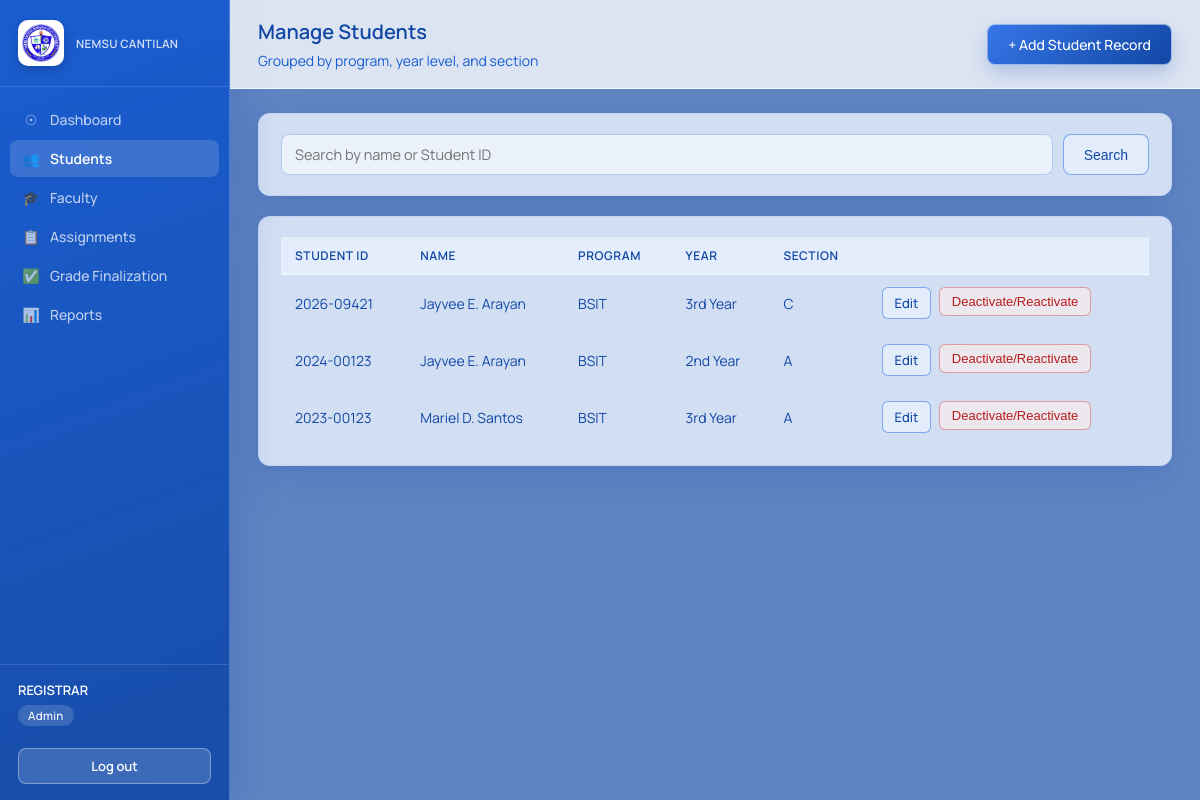
/admin/students (signed in), run on the app's committed database.
### tables this page shows
CREATE TABLE students (
    user_id INTEGER PRIMARY KEY REFERENCES users(id) ON DELETE CASCADE,
    student_id TEXT UNIQUE NOT NULL,
    full_name TEXT NOT NULL,
    program TEXT NOT NULL,
    year_level TEXT NOT NULL,
    section TEXT NOT NULL
, profile_image TEXT);

### routes/admin.py (the view)
@bp.route("/students")
@role_required("admin")
def students():
    conn = get_db()
    q = request.args.get("q", "").strip()
    if q:
        rows = conn.execute(
            """SELECT * FROM students WHERE student_id LIKE ? OR full_name LIKE ?
               ORDER BY full_name""",
            (f"%{q}%", f"%{q}%"),
        ).fetchall()
    else:
        rows = conn.execute("SELECT * FROM students ORDER BY full_name").fetchall()
    conn.close()
    return render_template("admin/students.html", rows=rows, q=q)

### app.py (called while the page is built)
def create_app():
    app = Flask(__name__)
    app.secret_key = "ogvs-dev-secret-key-change-me"  # TODO: move to env var in production
    app.register_blueprint(auth_bp)
    app.register_blueprint(student_bp)
    app.register_blueprint(faculty_bp)
    app.register_blueprint(admin_bp)
    @app.context_processor
    def inject_globals():
        from flask import session
        return {"current_role": session.get("role"), "current_username": session.get("username")}
    @app.errorhandler(403)
    def forbidden(e):
        return "403 — You don't have access to this page.", 403
    @app.errorhandler(404)
    def not_found(e):
        return "404 — Page not found.", 404
    return app

### database.py (called while the page is built)
def get_db():
    DB_PATH.parent.mkdir(exist_ok=True)
    conn = sqlite3.connect(DB_PATH)
    conn.row_factory = sqlite3.Row
    conn.execute("PRAGMA foreign_keys = ON")
    return conn

### templates/admin/students.html (shortened to what this page needs)
{% extends "base.html" %}
{% block page_title %}Manage Students{% endblock %}
{% block page_subtitle %}Grouped by program, year level, and section{% endblock %}
{% block topbar_actions %}<a class="btn btn-primary" href="{{ url_for('admin.new_student') }}">+ Add Student Record</a>{% endblock %}
{% block content %}
<div class="card">
  <form method="get" style="display:flex; gap:10px; margin-bottom:0;">
    <input type="text" name="q" placeholder="Search by name or Student ID" value="{{ q }}" style="margin-bottom:0;">
    <button class="btn btn-outline" type="submit">Search</button>
  </form>
</div>
<div class="card">
  {% if rows %}
  <div class="table-wrap">
  <table>
    <thead><tr><th>Student ID</th><th>Name</th><th>Program</th><th>Year</th><th>Section</th><th></th></tr></thead>
    <tbody>
      {% for r in rows %}
      <tr>
        <td>{{ r.student_id }}</td>
        <td>{{ r.full_name }}</td>
        <td>{{ r.program }}</td>
        <td>{{ r.year_level }}</td>
        <td>{{ r.section }}</td>
        <td style="display:flex; gap:8px;">
          <a class="btn btn-outline btn-sm" href="{{ url_for('admin.edit_student', student_id=r.student_id) }}">Edit</a>
          <form method="POST" action="{{ url_for('admin.toggle_student', student_id=r.student_id) }}">
            <button class="btn btn-danger btn-sm" type="submit">Deactivate/Reactivate</button>
          </form>
        </td>
      </tr>
      {% endfor %}
    </tbody>
  </table>
  </div>
  {% else %}
  <div class="empty-state">No student records found.</div>
  {% endif %}
</div>
{% endblock %}

### static/css/style.css (style rules this page uses)
:root { --nemsu-navy: #1248a5; --nemsu-navy-dark: #1248a5; --nemsu-blue: #185cd2; --nemsu-blue-light: #ecf3fe; --nemsu-sky: #6597ec; --nemsu-gold: #94b5f5; --nemsu-gold-dark: #185cd2; --text-dark: #1248a5; --text-muted: #185cd2; --border: rgba(192,211,248,0.8); --bg: #ecf3fe; --white: #FFFFFF; --success: #1b5e20; --success-bg: #e8f5e9; --danger: #b71c1c; --danger-bg: #fdecea; --warning: #e65100; --warning-bg: #fff8e1; --info: #1248a5; --info-bg: #c0d3f8; --radius: 12px; --glass: rgba(236,243,254,0.82); --glass-strong: rgba(255,255,255,0.94); --shadow: 0 18px 42px rgba(18,72,165,0.14), 0 2px 8px rgba(18,72,165,0.08); }
* { box-sizing: border-box; }
body { margin: 0; font-family: 'Manrope', 'Segoe UI', Roboto, Arial, sans-serif; background: linear-gradient(rgba(18, 72, 165, 0.72), rgba(18, 72, 165, 0.72)), url('../img/1.jpg') center / cover fixed no-repeat; background-attachment: fixed; color: var(--text-dark); font-size: 15px; overflow-x: hidden; }
a { color: var(--nemsu-navy); text-decoration: none; }
.card { background: var(--glass); border: 1px solid var(--border); border-radius: var(--radius); box-shadow: var(--shadow); padding: 20px 22px; margin-bottom: 20px; }
table { width: 100%; border-collapse: collapse; font-size: 14px; }
thead th { background: rgba(236,243,254,0.72); color: var(--nemsu-navy); text-align: left; padding: 10px 14px; font-size: 12px; font-weight: 600; text-transform: uppercase; letter-spacing: 0.05em; border-bottom: 1px solid rgba(255,255,255,0.68); }
tbody td { padding: 12px 14px; border-bottom: 1px solid rgba(192,211,248,0.55); vertical-align: middle; color: var(--text-dark); }
tbody tr:last-child td { border-bottom: none; }
.table-wrap { width: 100%; overflow-x: auto; -webkit-overflow-scrolling: touch; }
.table-wrap table { min-width: 640px; }
input[type=text], input[type=password], input[type=email], input[type=number], select, textarea { width: 100%; padding: 10px 13px; border: 1.5px solid rgba(101,151,236,0.42); border-radius: 8px; font-size: 14.5px; margin-bottom: 14px; background: rgba(255,255,255,0.58); color: var(--text-dark); font-family: inherit; transition: border-color 0.2s; }
.btn { display: inline-block; padding: 10px 20px; border-radius: 8px; border: none; font-size: 14px; font-weight: 500; cursor: pointer; text-decoration: none; text-align: center; transition: all 0.2s; border: 1px solid rgba(255,255,255,0.5); backdrop-filter: blur(12px); -webkit-backdrop-filter: blur(12px); }
.btn-primary { background: linear-gradient(135deg, #3676e7, #1248a5); color: #fff; box-shadow: 0 8px 18px rgba(18,72,165,0.22); }
.btn-outline { background: rgba(236,243,254,0.65); color: var(--nemsu-navy); border: 1.5px solid rgba(54,118,231,0.58); }
.btn-danger { background: rgba(253,236,234,0.62); color: var(--danger); border: 1px solid rgba(183,28,28,0.36); }
.btn-sm { padding: 6px 12px; font-size: 13px; border-radius: 6px; }

### data on the page
students: student_id "2026-09421", full_name "Jayvee E. Arayan", program "BSIT", year_level "3rd Year", section "C"
students: student_id "2024-00123", full_name "Jayvee E. Arayan", program "BSIT", year_level "2nd Year", section "A"
students: student_id "2023-00123", full_name "Mariel D. Santos", program "BSIT", year_level "3rd Year", section "A"

### other printed values
{{ 'REGISTRAR' if current_role == 'admin' else current_username|upper }} "REGISTRAR"
{{ current_role }} "Admin"
